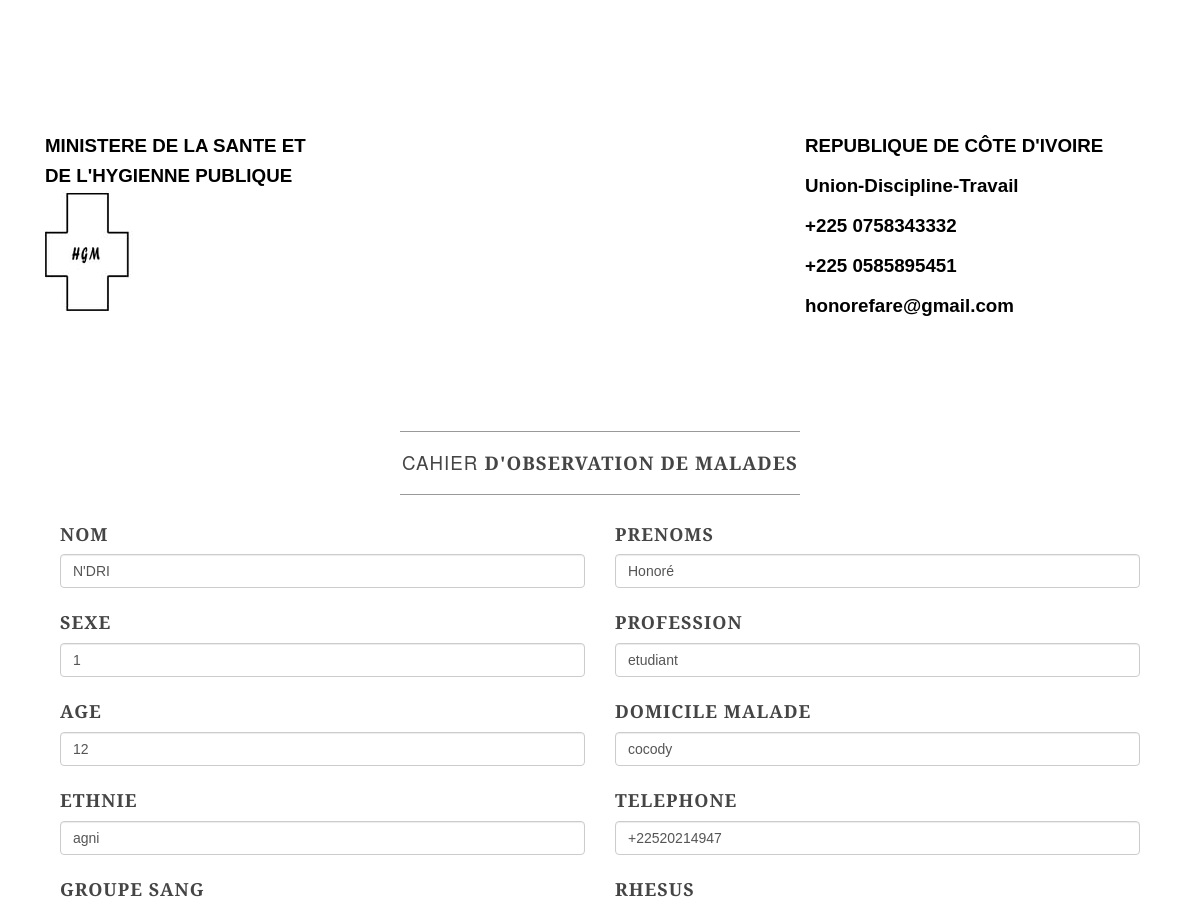
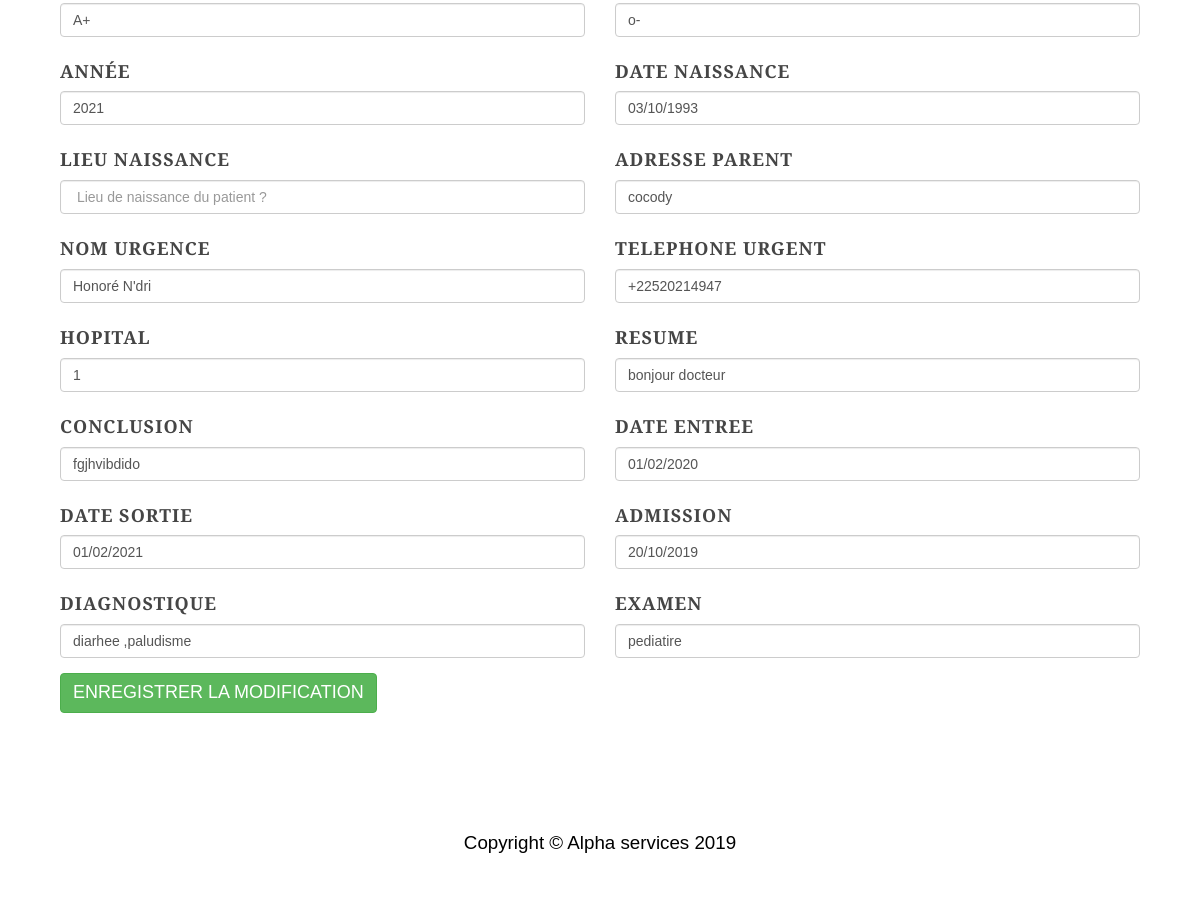
/modification/1 (signed in), run on the app's committed database (2 pictures, top to bottom).
### document/models.py (models this page shows, shortened)
class Contact(models.Model):
    user = models.ForeignKey(User, on_delete=models.CASCADE ,default=1)
    nom = models.CharField(max_length=50)
    prenoms = models.CharField(max_length=500)
    hopital = models.CharField(max_length=500)
    profession = models.CharField(max_length=100 ,blank=True ,null=True,)
    domicile_malade = models.CharField(max_length=5000,blank=True ,null=True)
    sexe = models.CharField(max_length=50)
    date_naissance = models.CharField(max_length=50, default=0)
    lieu_naissance= models.CharField(max_length=100 ,blank=True ,null=True)
    adresse_parent = models.CharField(max_length=100 ,blank=True ,null=True)
    telephone = models.CharField(max_length=50 , default=0)
    Nom_urgence = models.CharField(max_length=500 ,blank=True ,null=True)
    telephone_urgent = models.CharField(max_length=50 , default=0)
    admission = models.CharField(max_length=50)
    age = models.CharField(max_length=50 , default=0)
    resume = models.TextField(blank=True ,null=True)
    conclusion = models.TextField( blank=True ,null=True)
    date_entree = models.CharField(max_length=50, default=0)
    date_sortie = models.CharField(max_length=50, default=0)
    diagnostique = models.TextField(blank=True ,null=True)
    examen = models.TextField(blank=True ,null=True)
    resultat_examen = models.FileField(upload_to='examen')
    année = models.CharField(max_length=100 ,blank=True ,null=True)
    ethnie = models.CharField(max_length=100 ,blank=True ,null=True)
    groupe_sang = models.CharField(max_length=50 ,blank=True ,null=True)
    rhesus = models.CharField(max_length=100 ,blank=True  ,null=True)

### document/views.py (the view)
# urls.py: url(r'^modification/(?P<contact_id>[0-9]+)$', views.modification, name='modification'),
@login_required(login_url='account/login')
def modification(request ,contact_id):
    id= int(contact_id)
    contact = Contact.objects.get(id=contact_id)
    form = ContactForm(data=(request.POST or None),instance=contact,)
    if form.is_valid():
        form.save(commit=True)
        return redirect('lesenregistres')
    context={
        'contact':contact,
        'form': form,
        }
    return render(request, 'modification.html',context)

### document/templates/modification.html (shortened to what this page needs)
{% load static %}
<!DOCTYPE html>
<html lang="en">
<head>
    <link href="{% static 'css/bootstrap.mine.css' %}" rel="stylesheet">
    <link href="{% static 'css/business-casual.css' %}" rel="stylesheet">
</head>
<body style="background-image: url(img/login-bg1.jpg);">
    <div class="container">
        <div class="row">
            <div class="box">
                <div class="col-lg-12">
                </div>
                <div class="col-md-8">
                    <p>
                        <strong>MINISTERE DE LA SANTE ET <br> DE L'HYGIENNE  PUBLIQUE</strong>
                        <br>
                        <img src="{% static 'images/docteur.jpg' %}" alt=""> <br>
                    </p>
                </div>
                <div class="col-md-4">
                    <p>
                        <strong>REPUBLIQUE DE CÔTE D'IVOIRE</strong>
                    </p>
                    <p>
                        <strong>Union-Discipline-Travail </strong>
                    </p>
                    <p>
                        <strong>+225 0758343332 </strong>
                    </p>
                    <p>
                        <strong>+225 0585895451</strong>
                    </p>
                    <p>
                        <strong>honorefare@gmail.com</strong>
                    </p>
                </div>
                <div class="clearfix"></div>
            </div>
        </div>
        <div class="row">
            <div class="box">
                <div class="col-lg-12">
                    <hr>
                    <h2 class="intro-text text-center">CAHIER
                        <strong> D'OBSERVATION DE MALADES</strong>
                    </h2>
                    <hr>
                    <form role="form" method="POST" action="{% url 'details' contact.id %}" enctype="multipart/form-data">
                        <div class="">
                            <div class="form-group col-lg-6">
                                <h4>{{form.nom.label}}</h4>
                                {{form.nom}}
                            </div>
                            <div class="form-group col-lg-6">
                                <h4>{{form.prenoms.label}}</h4>
                                {{form.prenoms}}
                            </div>
                            <div class="form-group col-lg-6">
                                <h4>{{form.sexe.label}}</h4>
                                {{form.sexe}}
                            </div>
                            <div class="form-group col-lg-6">
                                <h4>{{form.profession.label}}</h4>
                                {{form.profession}}
                            </div>
                            <div class="form-group col-lg-6">
                                <h4>{{form.age.label}}</h4>
                                {{form.age}}
                            </div>
                            <div class="form-group col-lg-6">
                                <h4>{{form.domicile_malade.label}}</h4>
                                {{form.domicile_malade}}
                            </div>
                            <div class="form-group col-lg-6">
                                <h4>{{form.ethnie.label}}</h4>
                                {{form.ethnie}}
                            </div>
                            <div class="form-group col-lg-6">
                                <h4>{{form.telephone.label}}</h4>
                                {{form.telephone}}
                            </div>
                            <div class="form-group col-lg-6">
                                <h4>{{form.groupe_sang.label}}</h4>
                                {{form.groupe_sang}}
                            </div>
                            <div class="form-group col-lg-6">
                                <h4>{{form.rhesus.label}}</h4>
                                {{form.rhesus}}
                            </div>
                            <div class="form-group col-lg-6">
                                <h4>{{form.année.label}}</h4>
                                {{form.année}}
                            </div>
                            <div class="form-group col-lg-6">
                                <h4>{{form.date_naissance.label}}</h4>
                                {{form.date_naissance}}
                            </div>
                            <div class="form-group col-lg-6">
                                <h4>{{form.lieu_naissance.label}}</h4>
                                {{form.lieu_naissance}}
                            </div>
                            <div class="form-group col-lg-6">
                                <h4>{{form.adresse_parent.label}}</h4>
                                {{form.adresse_parent}}
                            </div>
                            <div class="form-group col-lg-6">
                                <h4>{{form.Nom_urgence.label}}</h4>
                                {{form.Nom_urgence}}
                            </div>
                            <div class="form-group col-lg-6">
                                <h4>{{form.telephone_urgent.label}}</h4>
                                {{form.telephone_urgent}}
                            </div>
                            <div class="form-group col-lg-6">
                                <h4>{{form.hopital.label}}</h4>
                                {{form.hopital}}
                            </div>
                            <div class="form-group col-lg-6">
                                <h4>{{form.resume.label}}</h4>
                                {{form.resume}}
                            </div>
                            <div class="form-group col-lg-6">
                                <h4>{{form.conclusion.label}}</h4>
                                {{form.conclusion}}
                            </div>
                            <div class="form-group col-lg-6">
                                <h4>{{form.date_entree.label}}</h4>
                                {{form.date_entree}}
                            </div>
                            <div class="form-group col-lg-6">
                                <h4>{{form.date_sortie.label}}</h4>
                                {{form.date_sortie}}
                            </div>
                            <div class="form-group col-lg-6">
                                <h4>{{form.admission.label}}</h4>
                                {{form.admission}}
                            </div>
                            <div class="form-group col-lg-6">
                                <h4>{{form.diagnostique.label}}</h4>
                                {{form.diagnostique}}
                            </div>
                            <div class="form-group col-lg-6">
                                <h4>{{form.examen.label}}</h4>
                                {{form.examen}}
                            </div>
                            <div class="clearfix"></div>
                            <div class="form-group col-lg-12">
                                <button type="submit" class="btn btn-success" style="font-size: larger;">ENREGISTRER LA MODIFICATION</button>
                            </div>
                        </div>
                    </form>
                </div>
            </div>
        </div>
    </div>
    <footer>
        <div class="container">
            <div class="row">
                <div class="col-lg-12 text-center">
                    <p>Copyright &copy; Alpha services 2019</p>
                </div>
            </div>
        </div>
    </footer>
</body>
</html>

### document/static/css/business-casual.css (style rules this page uses)
body { font-family: "Open Sans","Helvetica Neue",Helvetica,Arial,sans-serif; background: url('../img/bg.jpg') no-repeat center center fixed; -webkit-background-size: cover; -moz-background-size: cover; background-size: cover; -o-background-size: cover; padding-top: 100px; font-family: 'Roboto-regular', sans-serif; font-weight: 300; color: #454545; font-size:15px; line-height: 26px; }
h1, h2, h3, h4, h5, h6 { text-transform: uppercase; font-family: "Josefin Slab","Helvetica Neue",Helvetica,Arial,sans-serif; font-weight: 700; letter-spacing: 1px; }
p { font-size: 1.25em; line-height: 1.6; color: #000; }
hr { max-width: 400px; border-color: #999999; }
.box { margin-bottom: 20px; padding: 30px 15px; background: #fff; background: rgba(255,255,255,0.9); }
.intro-text { text-transform: uppercase; font-size: 1.25em; font-weight: 400; letter-spacing: 1px; }
footer { background: #fff; background: rgba(255,255,255,0.9); }
footer p { margin: 0; padding: 50px 0; }
@media screen and (min-width:1200px) { .box:after { content: ''; display: table; clear: both; } }

### data on the page
Contact: nom "N'DRI", prenoms "Honoré", sexe "1", profession "etudiant", age "12", domicile_malade "cocody", ethnie "agni", telephone "+22520214947", groupe_sang "A+", rhesus "o-", année "2021", date_naissance "03/10/1993", adresse_parent "cocody", Nom_urgence "Honoré N'dri", telephone_urgent "+22520214947", hopital "1", resume "bonjour docteur", conclusion "fgjhvibdido", date_entree "01/02/2020", date_sortie "01/02/2021", admission "20/10/2019", diagnostique "diarhee ,paludisme", examen "pediatire"
